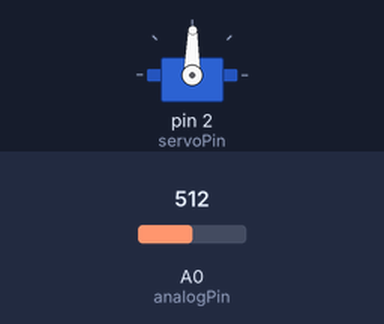
This sketch was run on a simulated Arduino Uno, built with avr-gcc and run on an emulated ATmega328P. Shown: servo. The test bench sets the inputs (shaded band); at power-on: A0 (analogPin) = 512.

Above: at 1.2 s.
1.3 s: A0 (analogPin) set to 716
At 2.0 s:
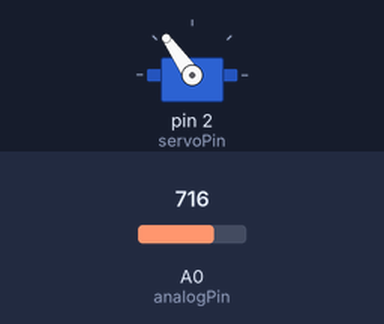
2.8 s: A0 (analogPin) set to 900
At 4.0 s:
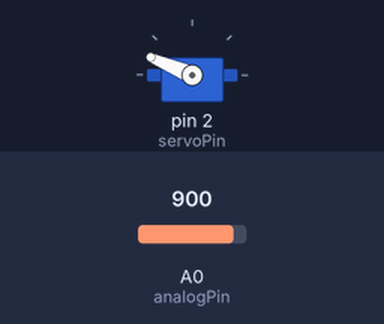
4.3 s: A0 (analogPin) set to 1023
At 5.4 s:
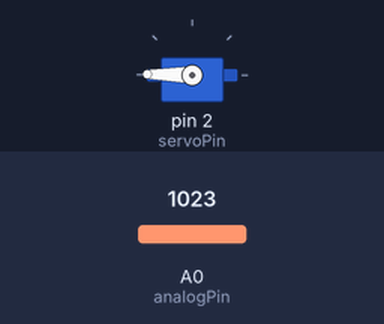
5.8 s: A0 (analogPin) set to 306
At 6.3 s:
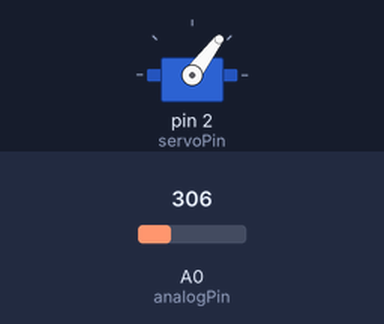
7.3 s: A0 (analogPin) set to 122
At 7.7 s:
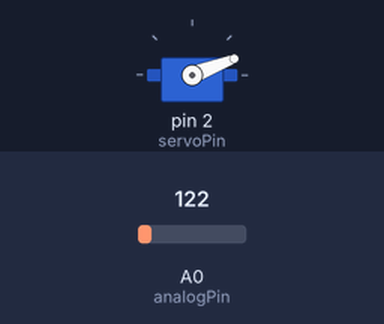
8.8 s: A0 (analogPin) set to 511
At 9.8 s:
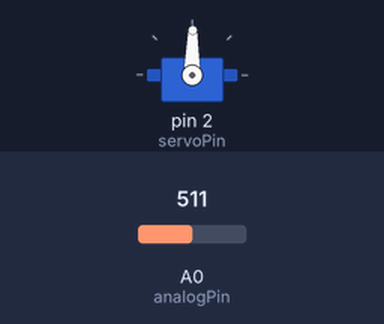
Timing chart, 0 to 11.3 s (numbered marks = the images above; inputs shaded):
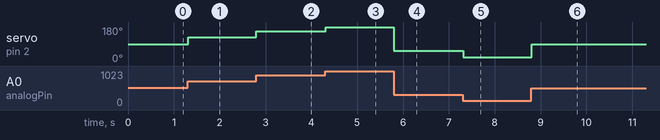

Measured:
- after the input at 1.3 s, servo on pin 2 (servoPin): 89° → 125° at once
- after the input at 2.8 s, servo on pin 2 (servoPin): 125° → 157° at once
- after the input at 4.3 s, servo on pin 2 (servoPin): 157° → 179° at once
- after the input at 5.8 s, servo on pin 2 (servoPin): 179° → 53° at once
- after the input at 7.3 s, servo on pin 2 (servoPin): 53° → 21° at once
- after the input at 8.8 s, servo on pin 2 (servoPin): 21° → 89° at once

The sketch:

simple_servo.ino
```cpp
#include <Servo.h>

Servo servoMotor;

int analogPin = 0;
int analogValue = 0;
int servoPin = 2;

void setup(){
  servoMotor.attach(servoPin);
}

void loop(){
  analogValue = analogRead(analogPin);
  analogValue = map(analogValue, 0, 1023, 0, 179);
  servoMotor.write(analogValue);
  delay(15);
}
```
